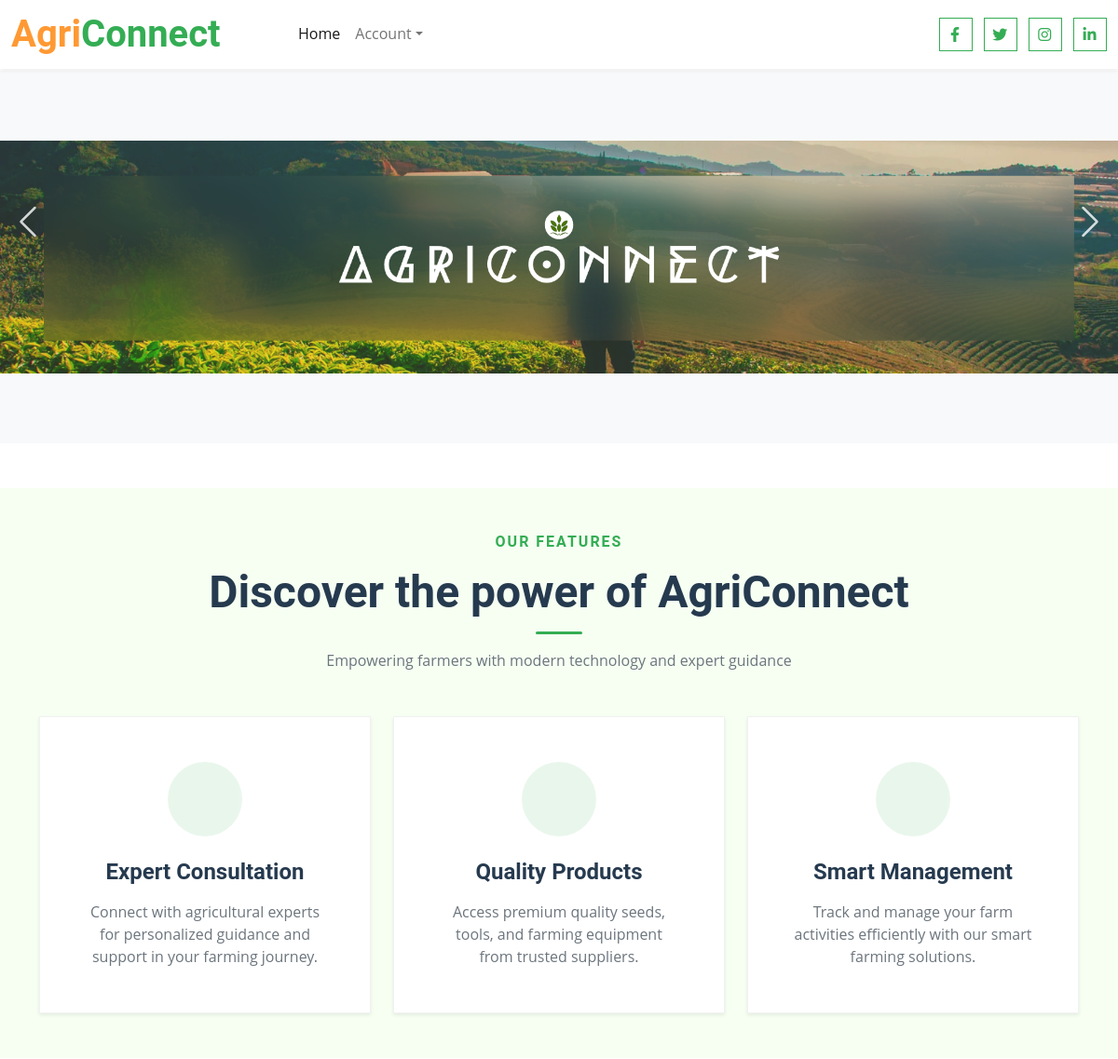
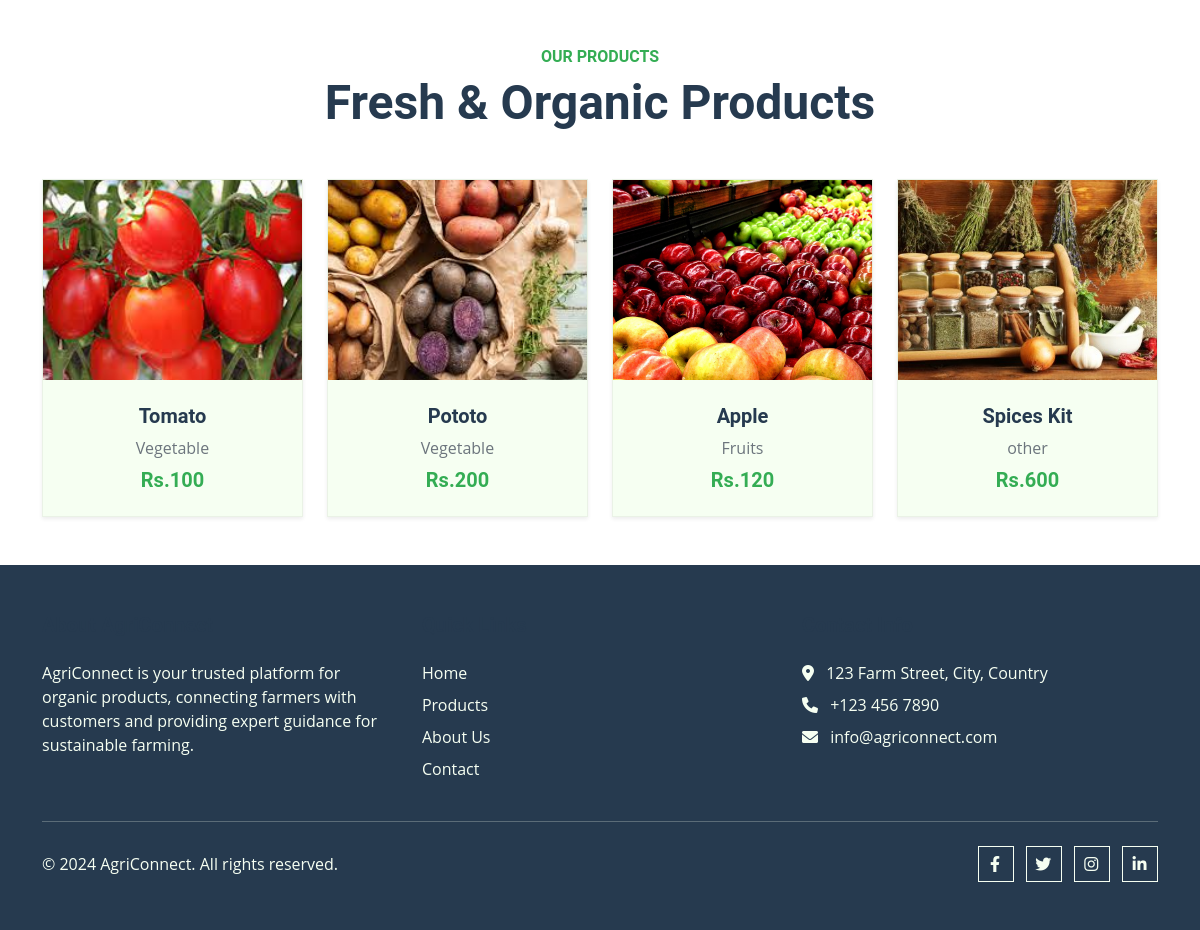
The page / on the database its author committed (2 pictures, top to bottom).
### Products/models.py (models this page shows)
class ProductForCustomer(models.Model):
    options = (
    ("Fruits","Fruits"),
    ("Vegetable","Vegetable"),
    ("other","other")
    )
    Product_Name = models.CharField(max_length=244)
    Product_Category = models.CharField(max_length=255,choices=options)
    Product_price = models.IntegerField()
    Product_Discription = models.CharField(max_length=1000)
    Product_Stock = models.IntegerField()
    Product_Image = models.FileField(upload_to="Customer_products")
    user = models.ForeignKey(User,on_delete=models.CASCADE,null=True,blank=True)
    date = models.DateField(auto_now_add=True)
    status = models.BooleanField(default=False)

### Home/decorators.py (the view)
    def wrapper_function(request, *args, **kwargs):
        group = None
        if request.user.is_authenticated:
            if request.user.groups.exists():
                group = request.user.groups.all()[0].name
            if group == None:
                return redirect('UserConfirmation')
            if group == 'customer':
                return view_func(request, *args, **kwargs)
            if group == 'farmer':
                return redirect('FarmerHome')
            if group == 'admin':
                return redirect('AdminHome')
            if group == "expert":
                return redirect("ExpertHome")
        else:
            return view_func(request, *args, **kwargs)

### Home/views.py (called while the page is built)
@admin_only
def Index(request):
    products = ProductForCustomer.objects.all()
    context = {
        "products":products
    }
    return render(request,"index.html",context)

### templates/index.html (shortened to what this page needs)
{% load static %}
<!DOCTYPE html>
<html lang="en">
<head>
    <link href="https://cdnjs.cloudflare.com/ajax/libs/font-awesome/6.0.0/css/all.min.css" rel="stylesheet">
    <link href="https://cdn.jsdelivr.net/npm/bootstrap-icons@1.8.1/font/bootstrap-icons.css" rel="stylesheet">
    <link href="{%static 'lib/owlcarousel/assets/owl.carousel.min.css' %}" rel="stylesheet">
    <link href="{%static 'css/bootstrap.min.css' %}" rel="stylesheet">
    <link href="{%static 'css/style.css' %}" rel="stylesheet">
</head>
<body>
    <header class="fixed-top">
        <div class="container-fluid bg-white shadow-sm">
            <div class="row py-2">
                <div class="col-lg-3 d-flex align-items-center">
                    <a href="{%url 'Index' %}" class="navbar-brand">
                        <h1 class="m-0 text-primary"><span class="text-secondary">Agri</span>Connect</h1>
                    </a>
                </div>
                <div class="col-lg-6">
                    <nav class="navbar navbar-expand-lg navbar-light justify-content-center">
                        <div class="collapse navbar-collapse" id="navbarCollapse">
                            <div class="navbar-nav">
                                <a href="{%url 'Index' %}" class="nav-item nav-link active">Home</a>
                                {% if request.user.is_authenticated %}
                                    <a href="{%url 'AllProducts' %}" class="nav-item nav-link">Products</a>
                                    <a href="{%url 'CustomerMybooking' %}" class="nav-item nav-link">My Bookings</a>
                                    <div class="nav-item dropdown">
                                        <a href="#" class="nav-link dropdown-toggle" data-bs-toggle="dropdown">{{request.user}}</a>
                                        <div class="dropdown-menu">
                                            <a href="{%url 'SignOut' %}" class="dropdown-item">Logout</a>
                                        </div>
                                    </div>
                                {% else %}
                                    <div class="nav-item dropdown">
                                        <a href="#" class="nav-link dropdown-toggle" data-bs-toggle="dropdown">Account</a>
                                    </div>
                                {% endif %}
                            </div>
                        </div>
                    </nav>
                </div>
                <div class="col-lg-3 d-flex align-items-center justify-content-end">
                    <div class="social-links">
                        <a href="#" class="btn btn-outline-primary btn-square me-2"><i class="fab fa-facebook-f"></i></a>
                        <a href="#" class="btn btn-outline-primary btn-square me-2"><i class="fab fa-twitter"></i></a>
                        <a href="#" class="btn btn-outline-primary btn-square me-2"><i class="fab fa-instagram"></i></a>
                        <a href="#" class="btn btn-outline-primary btn-square"><i class="fab fa-linkedin-in"></i></a>
                    </div>
                </div>
            </div>
        </div>
    </header>
    {% block content %}
    <div class="container-fluid p-0 mb-5">
        <div id="header-carousel" class="carousel slide" data-bs-ride="carousel">
            <div class="carousel-inner">
                <div class="carousel-item active">
                    <img class="w-100" src="{% static 'img/b.png' %}" alt="Farm">
                </div>
            </div>
            <button class="carousel-control-prev" type="button" data-bs-target="#header-carousel" data-bs-slide="prev">
                <span class="carousel-control-prev-icon" aria-hidden="true"></span>
            </button>
            <button class="carousel-control-next" type="button" data-bs-target="#header-carousel" data-bs-slide="next">
                <span class="carousel-control-next-icon" aria-hidden="true"></span>
            </button>
        </div>
    </div>
    <section class="py-5 bg-light" id="features">
        <div class="container">
            <div class="section-title text-center mb-5">
                <h6 class="text-primary text-uppercase fw-bold">Our Features</h6>
                <h2 class="display-5 mb-3">Discover the power of AgriConnect</h2>
                <p class="text-muted">Empowering farmers with modern technology and expert guidance</p>
            </div>
            <div class="row g-4">
                <div class="col-md-4">
                    <div class="feature-card bg-white rounded-4 shadow-sm p-5 text-center h-100 position-relative overflow-hidden">
                        <div class="feature-icon-wrapper mb-4">
                            <div class="feature-icon-circle">
                                <i class="fas fa-users fa-2x"></i>
                            </div>
                        </div>
                        <h4 class="mb-3 fw-bold">Expert Consultation</h4>
                        <p class="text-muted mb-0">Connect with agricultural experts for personalized guidance and support in your farming journey.</p>
                    </div>
                </div>
                <div class="col-md-4">
                    <div class="feature-card bg-white rounded-4 shadow-sm p-5 text-center h-100 position-relative overflow-hidden">
                        <div class="feature-icon-wrapper mb-4">
                            <div class="feature-icon-circle">
                                <i class="fas fa-seedling fa-2x"></i>
                            </div>
                        </div>
                        <h4 class="mb-3 fw-bold">Quality Products</h4>
                        <p class="text-muted mb-0">Access premium quality seeds, tools, and farming equipment from trusted suppliers.</p>
                    </div>
                </div>
                <div class="col-md-4">
                    <div class="feature-card bg-white rounded-4 shadow-sm p-5 text-center h-100 position-relative overflow-hidden">
                        <div class="feature-icon-wrapper mb-4">
                            <div class="feature-icon-circle">
                                <i class="fas fa-mobile-alt fa-2x"></i>
                            </div>
                        </div>
                        <h4 class="mb-3 fw-bold">Smart Management</h4>
                        <p class="text-muted mb-0">Track and manage your farm activities efficiently with our smart farming solutions.</p>
                    </div>
                </div>
            </div>
        </div>
    </section>
    <div class="container py-5">
        <div class="text-center mb-5">
            <h6 class="text-primary text-uppercase fw-bold">Our Products</h6>
            <h1 class="display-5">Fresh & Organic Products</h1>
        </div>
        <div class="row g-4">
            {% for prod in products %}
            <div class="col-lg-3 col-md-6">
                <a href="{%url 'ProductSingleViewCustomer' prod.id %}" class="text-decoration-none">
                    <div class="product-card bg-white rounded shadow-sm h-100">
                        <div class="position-relative">
                        </div>
                        <div class="text-center p-4">
                            <h5 class="mb-2 text-dark">{{prod.Product_Name}}</h5>
                            <p class="text-muted mb-2">{{prod.Product_Category}}</p>
                            <h5 class="text-primary mb-0">Rs.{{prod.Product_price}}</h5>
                        </div>
                    </div>
                </a>
            </div>
            {% endfor %}
        </div>
    </div>
    {% endblock %}
    <footer class="bg-dark text-light py-5">
        <div class="container">
            <div class="row g-4">
                <div class="col-lg-4">
                    <h5 class="mb-4">About AgriConnect</h5>
                    <p class="mb-4">AgriConnect is your trusted platform for organic products, connecting farmers with customers and providing expert guidance for sustainable farming.</p>
                </div>
                <div class="col-lg-4">
                    <h5 class="mb-4">Quick Links</h5>
                    <ul class="list-unstyled">
                        <li class="mb-2"><a href="{%url 'Index' %}" class="text-light text-decoration-none">Home</a></li>
                        <li class="mb-2"><a href="{%url 'AllProducts' %}" class="text-light text-decoration-none">Products</a></li>
                        <li class="mb-2"><a href="#" class="text-light text-decoration-none">About Us</a></li>
                        <li class="mb-2"><a href="#" class="text-light text-decoration-none">Contact</a></li>
                    </ul>
                </div>
                <div class="col-lg-4">
                    <h5 class="mb-4">Contact Info</h5>
                    <ul class="list-unstyled">
                        <li class="mb-2"><i class="fas fa-map-marker-alt me-2"></i> 123 Farm Street, City, Country</li>
                        <li class="mb-2"><i class="fas fa-phone me-2"></i> +123 456 7890</li>
                        <li class="mb-2"><i class="fas fa-envelope me-2"></i> info@agriconnect.com</li>
                    </ul>
                </div>
            </div>
            <hr class="my-4">
            <div class="row align-items-center">
                <div class="col-md-6 text-center text-md-start">
                    <p class="mb-0">&copy; 2024 AgriConnect. All rights reserved.</p>
                </div>
                <div class="col-md-6 text-center text-md-end">
                    <div class="social-links">
                        <a href="#" class="btn btn-outline-light btn-square me-2"><i class="fab fa-facebook-f"></i></a>
                        <a href="#" class="btn btn-outline-light btn-square me-2"><i class="fab fa-twitter"></i></a>
                        <a href="#" class="btn btn-outline-light btn-square me-2"><i class="fab fa-instagram"></i></a>
                        <a href="#" class="btn btn-outline-light btn-square"><i class="fab fa-linkedin-in"></i></a>
                    </div>
                </div>
            </div>
        </div>
    </footer>
</body>
</html>

### static/css/style.css (style rules this page uses)
:root { --primary: #34AD54; --secondary: #FF9933; --light: #F6FFF2; --dark: #263A4F; }
.btn { font-family: 'Roboto', sans-serif; letter-spacing: 1px; font-weight: 700; transition: .5s; }
.btn-square { width: 36px; height: 36px; }
.btn-square, .btn-sm-square, .btn-lg-square { padding-left: 0; padding-right: 0; text-align: center; }
.carousel-item { height: 400px; margin-top: 76px; }
.carousel-item img { height: 100%; object-fit: cover; width: 100%; }
.carousel-control-prev, .carousel-control-next { width: 5%; opacity: 0.8; }
.carousel-control-prev-icon, .carousel-control-next-icon { width: 2.5rem; height: 2.5rem; }
.feature-card { transition: all 0.3s ease; border: 1px solid rgba(0,0,0,0.05); }
.feature-icon-circle { width: 80px; height: 80px; transition: all 0.3s ease; background-color: var(--primary) !important; opacity: 0.1; }
.feature-icon-circle i { color: var(--primary) !important; font-size: 2rem !important; transition: all 0.3s ease; }
.section-title h6 { letter-spacing: 2px; margin-bottom: 1rem; }
.section-title h2 { position: relative; padding-bottom: 1rem; }
.section-title h2::after { content: ''; position: absolute; bottom: 0; left: 50%; transform: translateX(-50%); width: 50px; height: 3px; background-color: var(--bs-primary); border-radius: 2px; }
.product-card { transition: all 0.3s ease; border: 1px solid rgba(0,0,0,0.05); background-color: var(--light) !important; }

### templates/index.html (style rules this page uses)
body { padding-top: 100px; }
#header-carousel { margin-top: -100px; position: relative; z-index: 1; }
.fixed-top { z-index: 1030; background: white; }
.container-fluid.p-0 { margin-top: 0; }
.carousel-item img { height: 400px; object-fit: contain; width: 100%; background-color: #f8f9fa; }
.carousel { margin-bottom: 2rem; }
.feature-icon-circle { width: 80px; height: 80px; background: #e67e22; display: flex; align-items: center; justify-content: center; margin: 0 auto; border-radius: 50%; transition: all 0.3s ease; }
.feature-icon-circle i { color: white; font-size: 32px; transition: all 0.3s ease; }

### rows shown on the page
ProductForCustomer: Product_Name "Tomato", Product_Category "Vegetable", Product_price "100"
ProductForCustomer: Product_Name "Pototo", Product_Category "Vegetable", Product_price "200"
ProductForCustomer: Product_Name "Apple", Product_Category "Fruits", Product_price "120"
ProductForCustomer: Product_Name "Spices Kit", Product_Category "other", Product_price "600"
